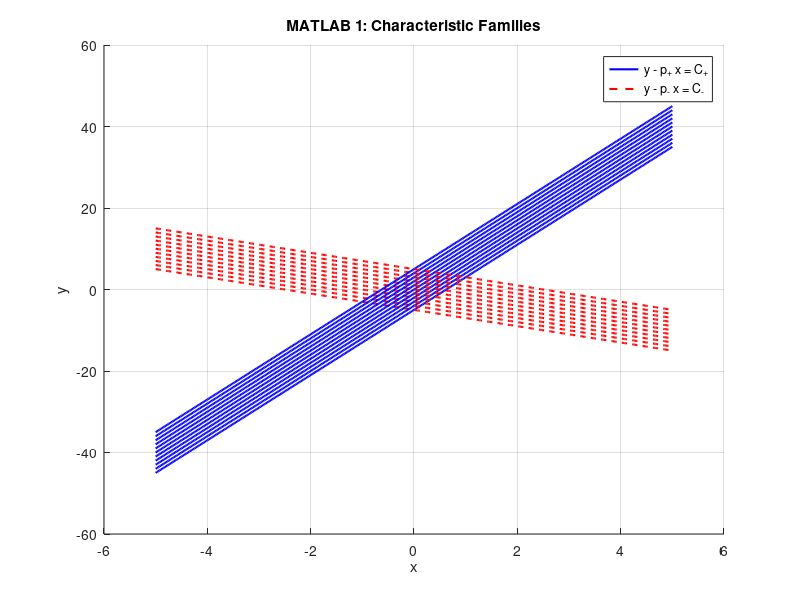
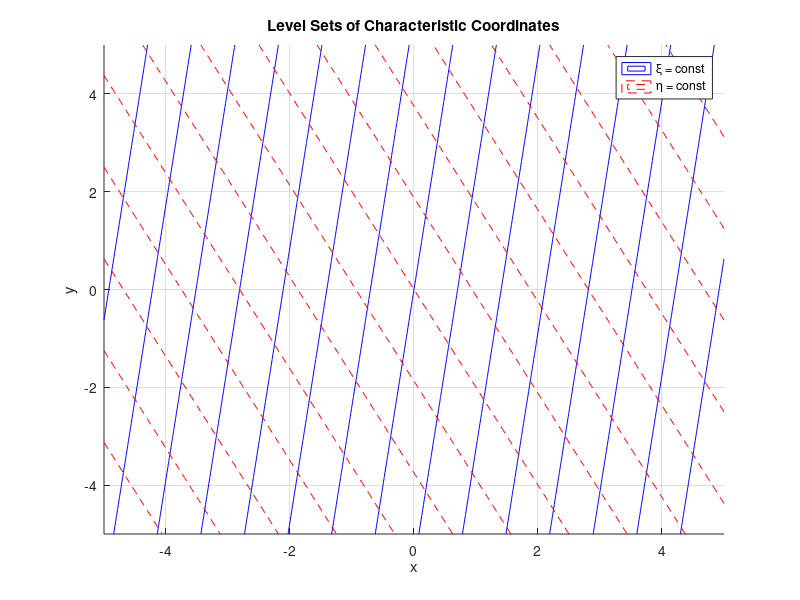
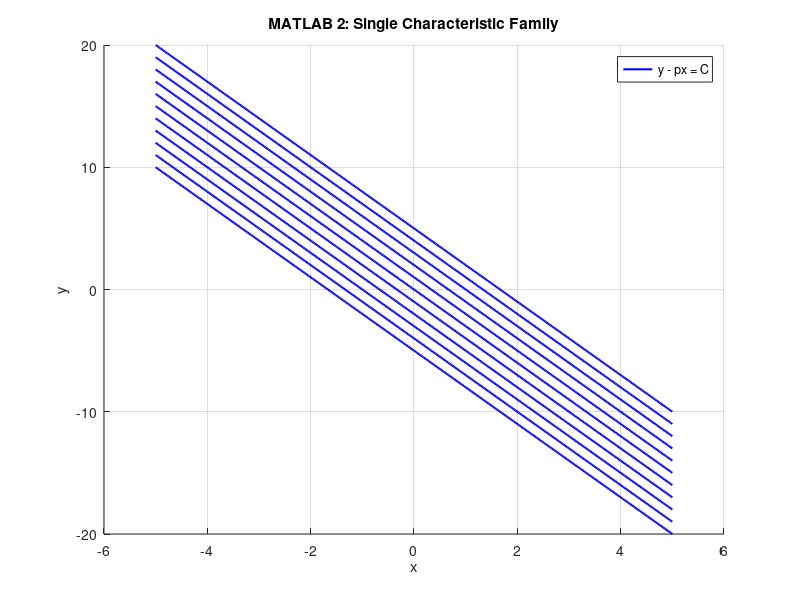
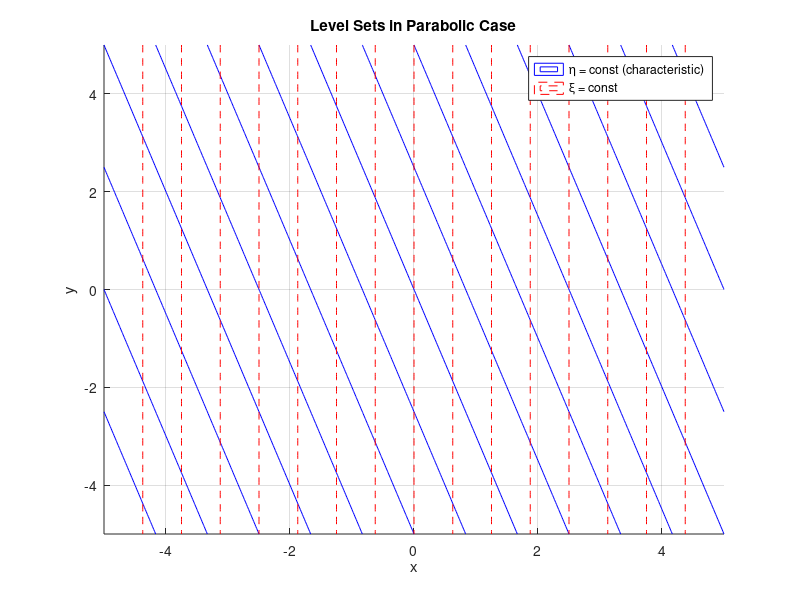

MATLAB code for these plots, in order:
%% MATLAB 1
clear; clc; close all;

% Coefficients
a = 1;
b = 3;
c = -16;

% 1. Discriminant
D = b^2 - a*c;
disp(['Discriminant D = ', num2str(D)])

if D > 0
    disp('The PDE is HYPERBOLIC');
end

% 2. Characteristic slopes
p_plus  = (b + sqrt(D)) / a;
p_minus = (b - sqrt(D)) / a;

disp(['p+ = ', num2str(p_plus)])
disp(['p- = ', num2str(p_minus)])

% 3. Plot characteristic line families
x = linspace(-5, 5, 400);

figure; hold on; grid on;
title('MATLAB 1: Characteristic Families')

Cvals = -5:1:5;

for C = Cvals
    y1 = p_plus*x + C;
    y2 = p_minus*x + C;

    plot(x, y1, 'b', 'LineWidth', 1.5)
    plot(x, y2, 'r--', 'LineWidth', 1.5)
end

xlabel('x'); ylabel('y');
legend('y - p_+ x = C_+', 'y - p_- x = C_-');

% 4. Characteristic coordinates and level sets
[X, Y] = meshgrid(linspace(-5,5,200), linspace(-5,5,200));

xi  = Y - p_plus  .* X;
eta = Y - p_minus .* X;

figure; hold on; grid on;
title('Level Sets of Characteristic Coordinates')

contour(X, Y, xi, 15, 'b')
contour(X, Y, eta, 15, 'r--')

xlabel('x'); ylabel('y');
legend('\xi = const', '\eta = const');


%% MATLAB 2 
clear; clc; close all;

% Coefficients
a = 1;
b = -3;
c = 9;

% 1. Discriminant
D = b^2 - a*c;
disp(['Discriminant D = ', num2str(D)])

if D == 0
    disp('The PDE is PARABOLIC');
end

% 2. Repeated characteristic slope
p = b / a;
disp(['Repeated slope p = ', num2str(p)])

x = linspace(-5, 5, 400);

figure; hold on; grid on;
title('MATLAB 2: Single Characteristic Family')

Cvals = -5:1:5;

for C = Cvals
    y = p*x + C;
    plot(x, y, 'b', 'LineWidth', 1.5)
end

xlabel('x'); ylabel('y');
legend('y - px = C');

% 3. Characteristic coordinates and Jacobian
[X, Y] = meshgrid(linspace(-5,5,200), linspace(-5,5,200));

eta = Y - p .* X;   % characteristic coordinate
xi  = X;            % second coordinate

% Jacobian determinant
% xi_x = 1, xi_y = 0
% eta_x = -p, eta_y = 1
J = 1*1 - 0*(-p);
disp(['Jacobian J = ', num2str(J)])

% Plot level sets
figure; hold on; grid on;
title('Level Sets in Parabolic Case')

contour(X, Y, eta, 15, 'b')  % characteristic family
contour(X, Y, xi, 15, 'r--') % vertical lines

xlabel('x'); ylabel('y');
legend('\eta = const (characteristic)', '\xi = const');
